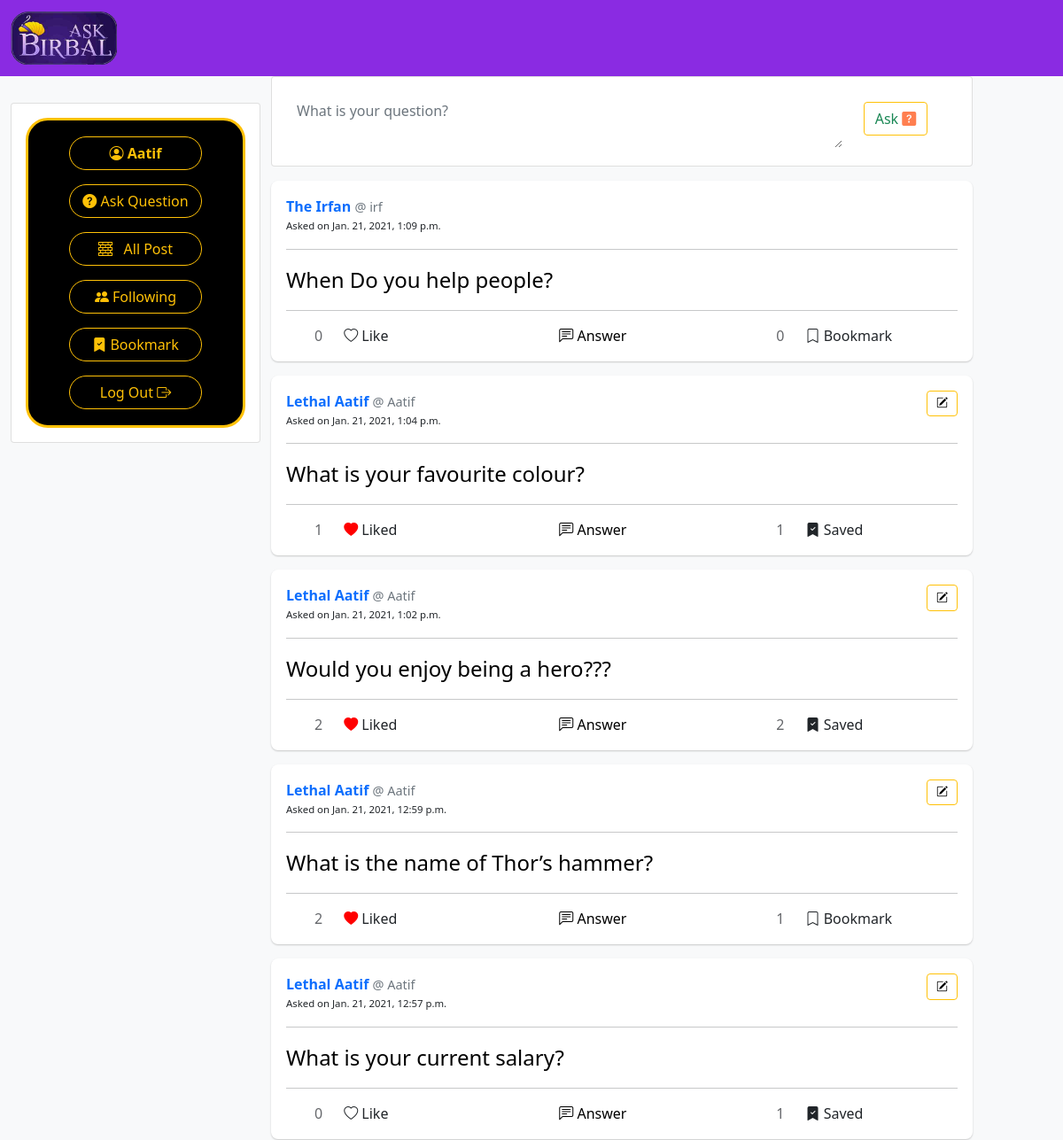
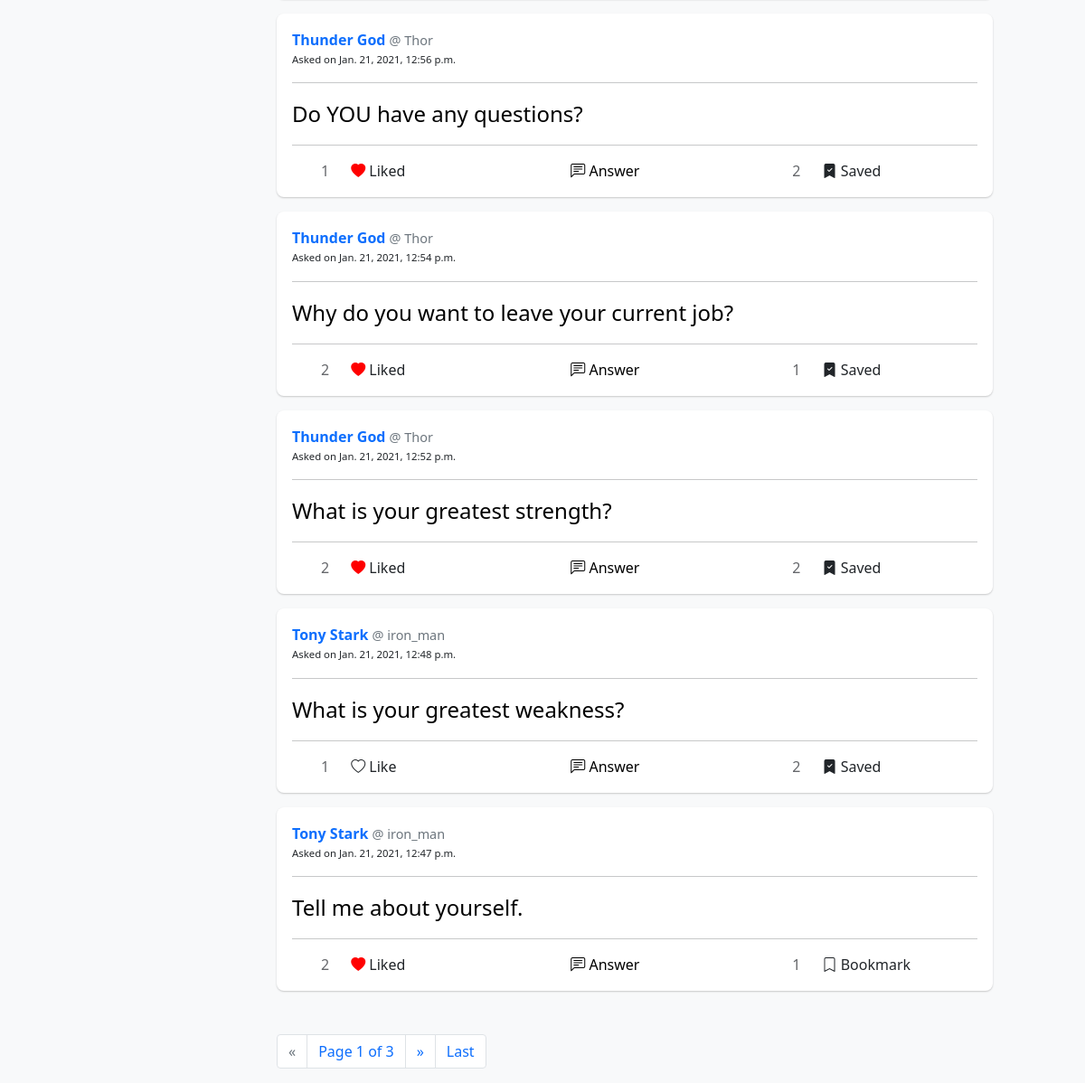
The page / (signed in) on the database its author committed (2 pictures, top to bottom).
### birbal/models.py (models this page shows)
class User(AbstractUser):
    pass

class Questions(models.Model):
    content = models.CharField(max_length=280)
    bookmark = models.ManyToManyField(User, related_name="bookmarked_que")
    likes = models.ManyToManyField(User, related_name="liked_posts")
    created_at = models.DateTimeField(auto_now_add=True)
    user = models.ForeignKey(User, on_delete=models.CASCADE, related_name="posts")

### birbal/views.py (the view)
# urls.py: path("", views.index, name = "index"),
def index(request):
    if request.method == "POST":
        if not request.user.is_authenticated:
            return HttpResponseRedirect(reverse("index"))
        ques = request.POST["ques"]
        Questions.objects.create(content=ques, user=request.user)
        return HttpResponseRedirect(reverse("index"))
    else:
        all_posts =  Questions.objects.all().order_by("-created_at")
        paginator = Paginator(all_posts, 10)
        page_number = request.GET.get('page')
        page_obj = paginator.get_page(page_number)
        return render(request, "birbal/index.html", {
            "page_obj": page_obj
        })

### birbal/templates/birbal/index.html (shortened to what this page needs)
{% extends "birbal/layout.html" %}
{% block body %}
{% if user.is_authenticated %}
<div class="card" id="Que-view">
  <form id="Que-form" action="{% url 'index' %}" method="post">
    <div class="card-body row my-1">
      <div class="col-10">
        <textarea class="form-control" id="Que-body" style="white-space: pre-wrap; border: none;"
          oninput='this.style.height = "";this.style.height = this.scrollHeight + "px"'
          placeholder="What is your question?" name="ques"></textarea>
      </div>
      <div class="col-2">
        <button type="submit" class="btn btn-outline-warning text-success mt-2" >Ask <i class="bi bi-question-square-fill" style="color:coral;"></i></button>
      </div>
    </div>
  </form>
</div>
{% endif %}
{% include "birbal/posts_template.html" with posts=page_obj %}
{% if page_obj.paginator.num_pages > 1 %}
<nav aria-label="Page navigation">
  <ul class="pagination ml-5 mt-5">
    {% if page_obj.has_previous %}
    <li class="page-item"> <a class="page-link" href="?page=1">First</a></li>
    <li class="page-item"><a class="page-link" href="?page={{ page_obj.previous_page_number }}">&laquo;</a></li>
    {% else %}
    <li class="page-item disabled"><a class="page-link" href="#">&laquo;</a></li>
    {% endif %}
    <li class="page-item current-item"><span class="current page-link">
        Page {{ page_obj.number }} of {{ page_obj.paginator.num_pages }}
      </span></li>
    {% if page_obj.has_next %}
    <li class="page-item"><a class="page-link" href="?page={{ page_obj.next_page_number }}">&raquo;</a></li>
    <li class="page-item"><a class="page-link" href="?page={{ page_obj.paginator.num_pages }}">Last</a>
      {% else %}
    <li class="page-item disabled"><a class="page-link" href="#">&raquo;</a></li>
    {% endif %}
  </ul>
</nav>
{% else %}
<div style="height: 60px"></div>
{% endif %}
{% endblock %}
{% block body_left %}
<div class=" p-2">
{% if user.is_authenticated %}
  <a class="btn btn-outline-warning " href="#Que-view"
      style="width: 150px; border-radius: 25px;">
      <i class="bi bi-question-circle-fill"></i>
      Ask Question
  </a>
{% else %}
  <a class="btn btn-outline-warning " data-bs-toggle="modal" data-bs-target="#loginModal"
      style="width: 150px; border-radius: 25px;">
      <i class="bi bi-question-circle-fill"></i>
      Ask Question
  </a>
{% endif %}
</div>
{% endblock %}

### birbal/templates/birbal/layout.html (shortened to what this page needs)
{% load static %}
<!DOCTYPE html>
<html lang="en">
<head>
    <link href="https://cdn.jsdelivr.net/npm/bootstrap@5.0.0-beta1/dist/css/bootstrap.min.css" rel="stylesheet"
>
    <link rel="stylesheet" href="https://cdn.jsdelivr.net/npm/bootstrap-icons@1.3.0/font/bootstrap-icons.css">
</head>
<body>
    <nav class="navbar navbar-expand-md navbar-dark" style="background-color:blueviolet;">
        <div class="container-fluid" style="height: fit-content;">
            <div class="navbar-brand ">
                <img src="{% static 'birbal/askbirbal_logo.png' %}" alt="Ask birbal logo" style="width: 120px;">
            </div>
        </div>
    </nav>
    <div class="row bg-light">
        <div class="d-md-block d-none col-3 position-sticky"
            style="position: sticky;
                top: 0;
                left: 0;
                height: 500px;" >
            <div class="card card-body" style="margin-top: 30px; height: fit-content;">
                <div class="border border-3 border-warning"
                    style="background-color: black; text-align: center; padding: 10px; border-radius: 25px;">
                    {% if user.is_authenticated %}
                    <div class="p-2">
                        <a class="btn btn-outline-warning" href="{% url 'profile'  user.username  %}"
                             id="profile" data-id="{{ user.id }}"
                            style="width: 150px; border-radius: 25px;">
                            <strong>
                                <i class="bi bi-person-circle"></i>
                                {{ user.username }}
                            </strong>
                        </a>
                    </div>
                    {% endif %}
                    {% block body_left %}
                    {% endblock %}
                    <div class=" p-2">
                        <a class="btn btn-outline-warning " href="{% url 'index' %}"
                            style="width: 150px; border-radius: 25px;">
                            <i class="bi bi-bricks"></i> &nbsp;  All Post
                        </a>
                    </div>
                    {% if user.is_authenticated %}
                    <div class="p-2">
                        <a class="btn btn-outline-warning" href="{% url 'following' %}" id="following-view"
                            style="width: 150px; border-radius: 25px;">
                            <i class="bi bi-people-fill"></i>
                            Following
                        </a>
                    </div>
                    <div class=" p-2">
                        <a class="btn btn-outline-warning" href="{% url 'bookmark' %}" id="bookmark-view"
                            style="width: 150px; border-radius: 25px;">
                            <i class="bi bi-bookmark-check-fill"></i>
                            Bookmark
                        </a>
                    </div>
                    <div class=" p-2">
                        <a class="btn btn-outline-warning" href="{% url 'logout' %}"
                            style="width: 150px; border-radius: 25px;">
                            Log Out <i class="bi bi-box-arrow-right"></i>
                        </a>
                    </div>
                    {% endif %}
                </div>
            </div>
        </div>
        <div class="col-12 col-md-8">
            {% block body %}
            {% endblock %}
        </div>
    </div>
</body>
</html>

### birbal/templates/birbal/posts_template.html (shortened to what this page needs)
{% load static %}
{% for post in posts %}
<div class="card my-3" style="border-radius: 8px; border-color: transparent; box-shadow: 0 1px 2px rgba(0, 0, 0, 0.2);">
    <div class="card-body">
        <div>
            <a class="card-title" href="{% url 'profile' post.user.username %}" style="text-decoration:none">
                <strong>{{ post.user.first_name }} {{ post.user.last_name }}</strong>
            </a>
            <a href="{% url 'profile' post.user.username %}" class="text-muted "
                style="font-size: 0.9rem; text-decoration:none;">
                @ {{ post.user.username }}
            </a>
            {% if user == post.user %}
            <button style="float: right; font-size: small; padding: 4px 10px" data-postid="{{ post.id }}"
                class="btn btn-outline-warning text-success edit" title="Edit Your Question.">
                <i class="bi bi-pencil-square" style="color: black;"></i>
            </button>
            {% endif %}
            <p style="font-size: small">
                <small class="post-date">Asked on {{ post.created_at }}</small>
            </p>
        </div>
        <hr>
        <div class="card-text content" id="content{{ post.id }}">
            <a href="{% url 'answer' post.id %}"
                 style="text-decoration: none; color: black; font-size: 24px; font-weight:450;">
                {{ post.content }}
            </a>
        </div>
        <hr>
        <div class="row">
            <div class="col-1" id="likes{{ post.id }}" style="color: #65676B; text-align: end;">
                {{ post.likes.all.count }}
            </div>
            {% if user.is_authenticated %}
                <div data-postid="{{ post.id }}" class="col-2 like">
                    {% if user in post.likes.all %}
                    <i class='bi bi-heart-fill' style="color: red;"></i> Liked
                    {% else %}
                    <i class='bi bi-heart'></i> Like
                    {% endif %}
                </div>
                <div class="col-5" style="text-align: center;">
                    <a href="{% url 'answer' post.id %}" style="text-decoration: none; color: black;">
                        <i class="bi bi-chat-left-text"></i> Answer
                    </a>
                </div>
                <div class="col-1" id="bm{{ post.id }}" style="color: #65676B; text-align: end;">
                    {{ post.bookmark.all.count }}
                </div>
                <div data-postid="{{ post.id }}" class="col-3 bookmark">
                    {% if user in post.bookmark.all %}
                    <i class="bi bi-bookmark-check-fill"></i> Saved
                    {% else %}
                    <i class="bi bi-bookmark"></i> Bookmark
                    {% endif %}
                </div>
            {% endif %}
        </div>
    </div>
</div>
{% endfor %}

### rows shown on the page
User: username "Aatif"
Questions: user.first_name "The", user.last_name "Irfan", user.username "irf", created_at "Jan. 21, 2021, 1:09 p.m.", content "When Do you help people?", likes.all.count "0", shows "Like", bookmark.all.count "0", shows "Bookmark"
Questions: user.first_name "Lethal", user.last_name "Aatif", user.username "Aatif", created_at "Jan. 21, 2021, 1:04 p.m.", content "What is your favourite colour?", likes.all.count "1", shows "Liked", bookmark.all.count "1", shows "Saved"
Questions: user.first_name "Lethal", user.last_name "Aatif", user.username "Aatif", created_at "Jan. 21, 2021, 1:02 p.m.", content "Would you enjoy being a hero???", likes.all.count "2", shows "Liked", bookmark.all.count "2", shows "Saved"
Questions: user.first_name "Lethal", user.last_name "Aatif", user.username "Aatif", created_at "Jan. 21, 2021, 12:59 p.m.", content "What is the name of Thor’s hammer?", likes.all.count "2", shows "Liked", bookmark.all.count "1", shows "Bookmark"
Questions: user.first_name "Lethal", user.last_name "Aatif", user.username "Aatif", created_at "Jan. 21, 2021, 12:57 p.m.", content "What is your current salary?", likes.all.count "0", shows "Like", bookmark.all.count "1", shows "Saved"
Questions: user.first_name "Thunder", user.last_name "God", user.username "Thor", created_at "Jan. 21, 2021, 12:56 p.m.", content "Do YOU have any questions?", likes.all.count "1", shows "Liked", bookmark.all.count "2", shows "Saved"
Questions: user.first_name "Thunder", user.last_name "God", user.username "Thor", created_at "Jan. 21, 2021, 12:54 p.m.", content "Why do you want to leave your current job?", likes.all.count "2", shows "Liked", bookmark.all.count "1", shows "Saved"
Questions: user.first_name "Thunder", user.last_name "God", user.username "Thor", created_at "Jan. 21, 2021, 12:52 p.m.", content "What is your greatest strength?", likes.all.count "2", shows "Liked", bookmark.all.count "2", shows "Saved"
Questions: user.first_name "Tony", user.last_name "Stark", user.username "iron_man", created_at "Jan. 21, 2021, 12:48 p.m.", content "What is your greatest weakness?", likes.all.count "1", shows "Like", bookmark.all.count "2", shows "Saved"
Questions: user.first_name "Tony", user.last_name "Stark", user.username "iron_man", created_at "Jan. 21, 2021, 12:47 p.m.", content "Tell me about yourself.", likes.all.count "2", shows "Liked", bookmark.all.count "1", shows "Bookmark"

### other values the page prints
{{ page_obj.number }} "1"
{{ page_obj.paginator.num_pages }} "3"
